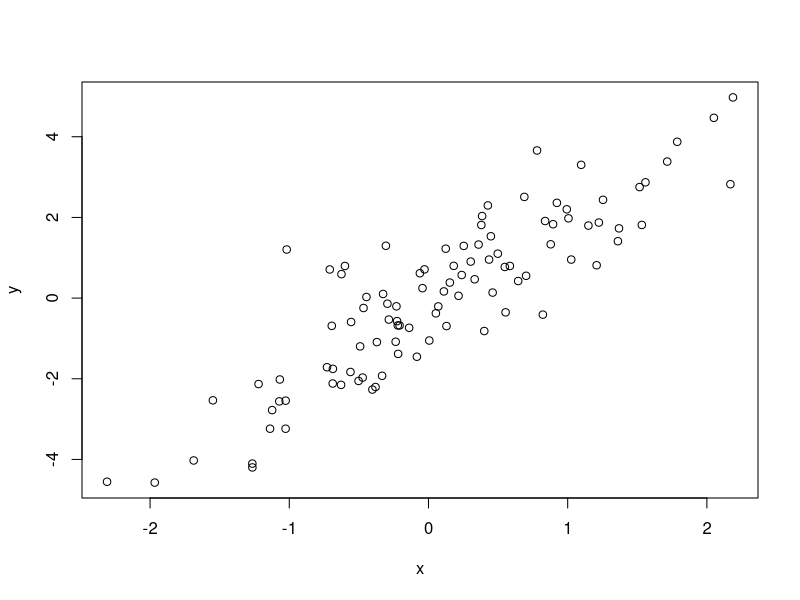
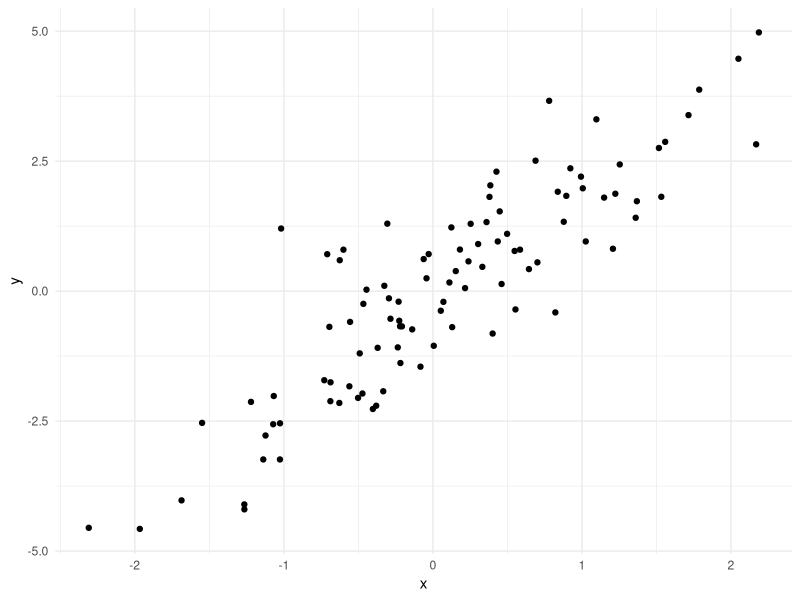
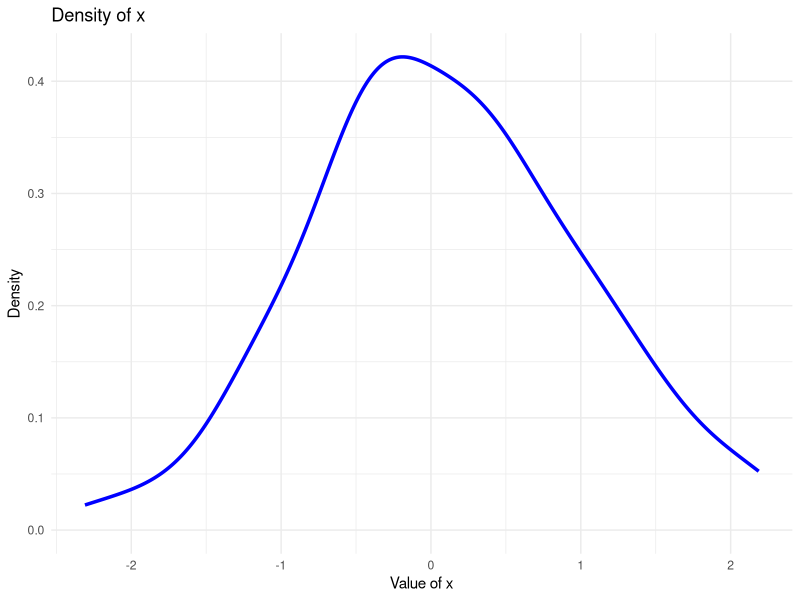
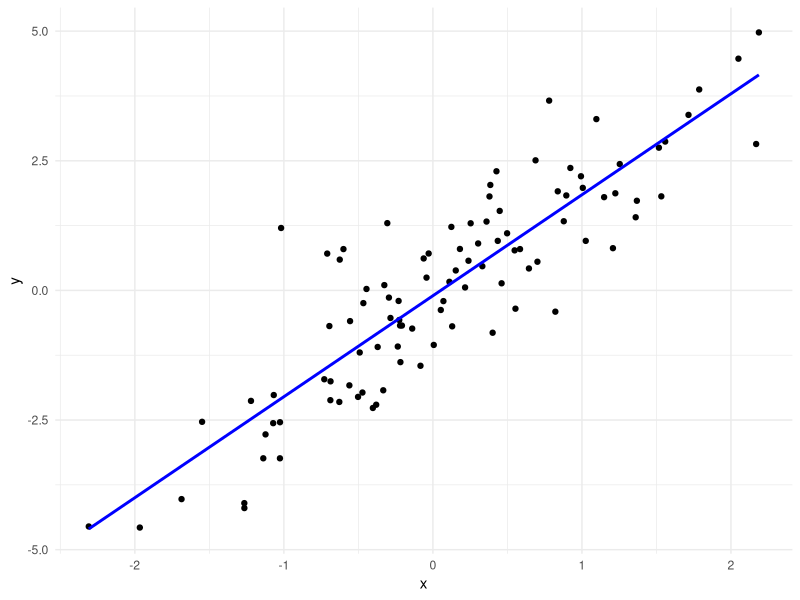
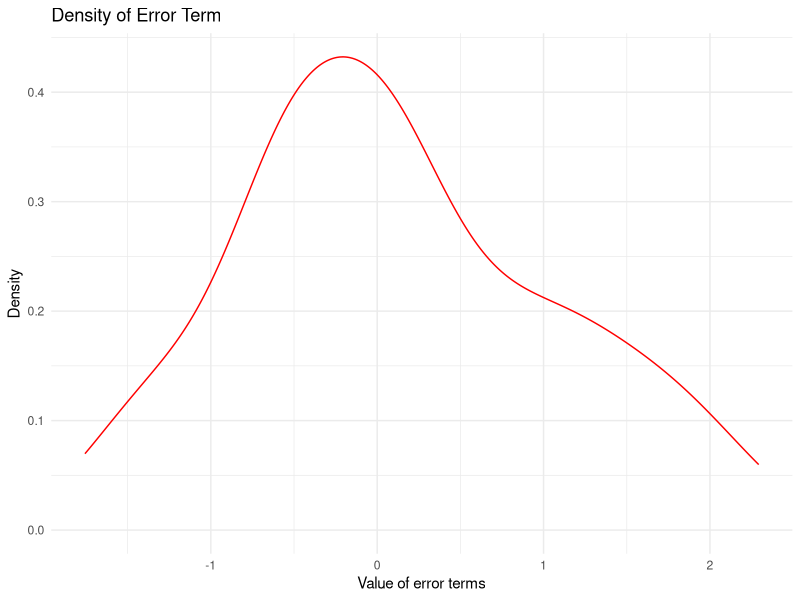
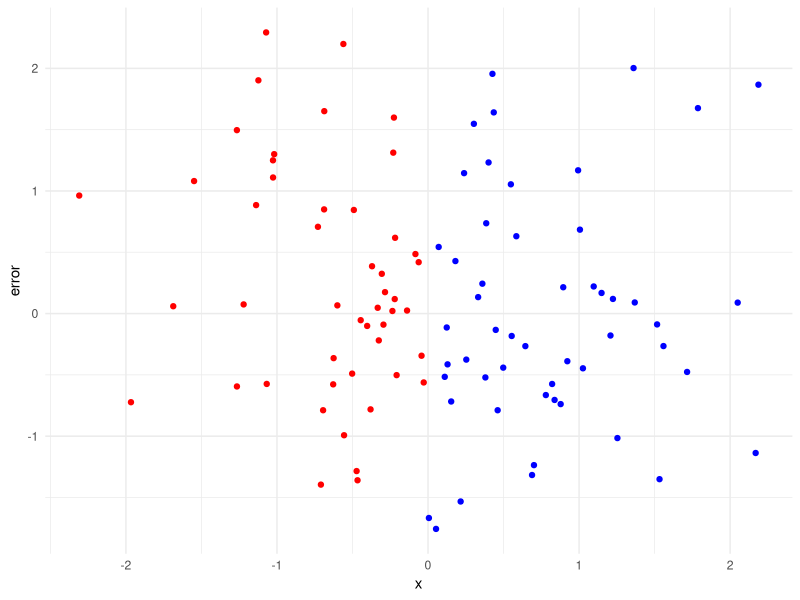
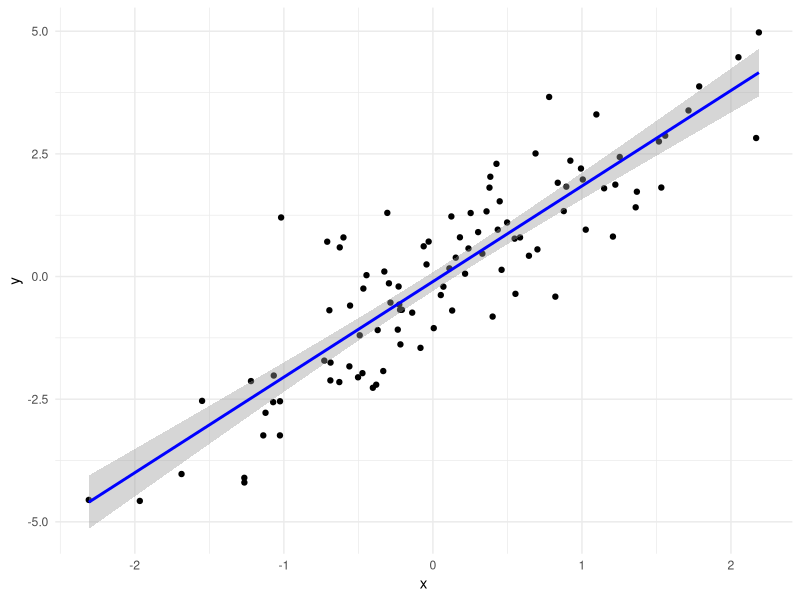
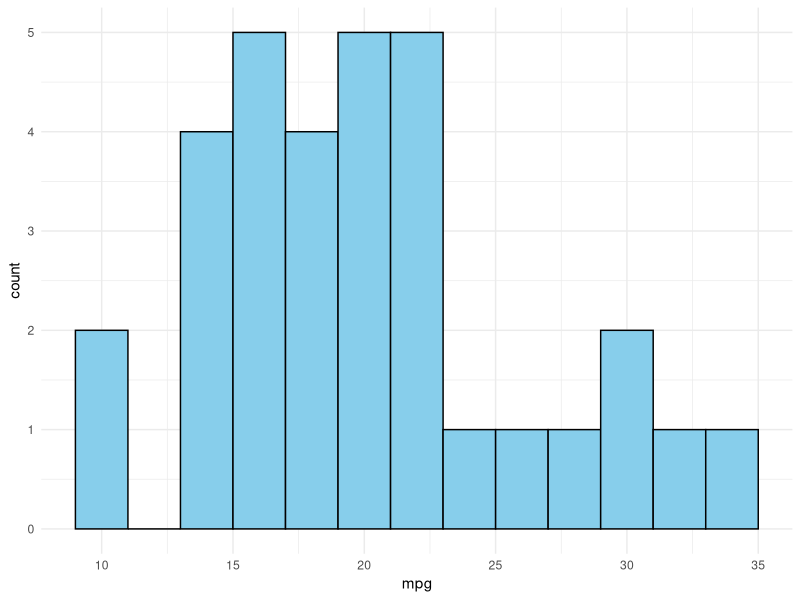

Generate these figures, in order, with R:
## ---- chunk 1
set.seed(123) # Setting seed for reproducibility

x <- rnorm(100) # Generate 100 random numbers from a standard normal distribution
y <- 2*x + rnorm(100) # Linear relationship with some random noise
error <- rnorm(100) # Error term

# plot(x)
# plot(y)
# plot(error)
plot(x, y)
## ---- chunk 2
library(ggplot2)

# Basic scatter plot of x against y
ggplot(data.frame(x=x, y=y), aes(x=x, y=y)) +
  geom_point() +
  theme_minimal()
## ---- chunk 3
#| warning: false
ggplot(data.frame(x=x), aes(x=x)) +
  geom_density(color="blue", size=1.2) +
  theme_minimal() +
  labs(title="Density of x", x="Value of x", y="Density")
## ---- chunk 4
# Fit a linear model
model <- lm(y ~ x)

# Plot the data along with the regression line
ggplot(data.frame(x=x, y=y), aes(x=x, y=y)) +
  geom_point() +
  geom_smooth(method="lm", se=FALSE, color="blue") + # Regression line
  theme_minimal()
## ---- chunk 5
ggplot(data.frame(x=error), aes(x=error)) +
  geom_density(color="red", size=0.5) +
  theme_minimal() +
  labs(title="Density of Error Term", x="Value of error terms", y="Density")
## ---- chunk 6
library(ggplot2)

# Basic scatter plot of x against error
ggplot(data.frame(x=x, y=error), aes(x=x, y=error)) +
  geom_point(aes(color = ifelse(x > 0, "blue", "red"))) +
  scale_color_identity() +
  theme_minimal()
## ---- chunk 7
# Fit a linear model
model <- lm(y ~ x)

# Plot the data along with the regression line
ggplot(data.frame(x=x, y=y), aes(x=x, y=y)) +
  geom_point() +
  geom_smooth(method="lm", se=TRUE, color="blue") + # Regression line
  theme_minimal()
## ---- chunk 8
# Histogram of mpg (miles per gallon)
ggplot(mtcars, aes(x=mpg)) +
  geom_histogram(binwidth=2, fill="skyblue", color="black") +
  theme_minimal()
## ---- chunk 9
# Boxplot of mpg by number of gears
ggplot(mtcars, aes(x=as.factor(gear), y=mpg)) +
  geom_boxplot() +
  theme_minimal()
## ---- chunk 10
# Scatter plot of mpg vs. wt, faceted by number of gears
ggplot(mtcars, aes(x=wt, y=mpg)) +
  geom_point(aes(color=as.factor(gear))) +
  facet_wrap(~gear) +
  theme_minimal()
## ---- chunk 11
library(ggplot2)

# Histogram of hp (Horsepower)
ggplot(mtcars, aes(x=hp)) +
  geom_histogram(binwidth=10, fill="lightgreen", color="darkgreen") +
  theme_minimal() +
  labs(title="Histogram of Horsepower", x="Horsepower (hp)", y="Frequency")
## ---- chunk 12
# Boxplot of mpg by number of carburetors
ggplot(mtcars, aes(x=as.factor(carb), y=mpg)) +
  geom_boxplot(fill="lightcoral", outlier.color="darkred") +
  theme_minimal() +
  labs(title="Boxplot of MPG by Number of Carburetors", x="Number of Carburetors", y="Miles per Gallon (mpg)")
## ---- chunk 13
# Scatter plot of drat vs. qsec, faceted by number of cylinders
ggplot(mtcars, aes(x=drat, y=qsec)) +
  geom_point(aes(color=as.factor(vs), shape=as.factor(vs))) +
  facet_wrap(~cyl) +
  theme_minimal() +
  labs(title="Scatter Plot of Rear Axle Ratio vs. Quarter Mile Time", 
       x="Rear Axle Ratio (drat)", 
       y="Quarter Mile Time (qsec)")
